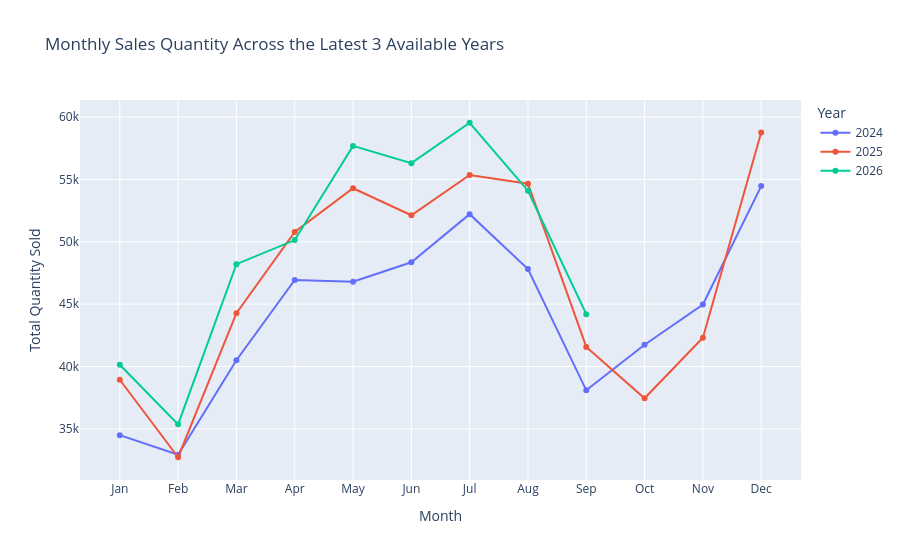

Notebook cell for this chart:
### Code cell
available_years = sorted(
    sales["Order_Date"].dropna().dt.year.unique()
)

selected_years = available_years[-3:]

sales_3y = sales[
    sales["Order_Date"].dt.year.isin(selected_years)
].copy()

monthly_quantity = (
    sales_3y.groupby(["Year", "Month_Number"], as_index=False)
    .agg(Quantity=("Quantity", "sum"))
)

# Missing months remain NaN so gaps are not mistaken for zero sales.
full_index = pd.MultiIndex.from_product(
    [selected_years, range(1, 13)],
    names=["Year", "Month_Number"]
)

monthly_quantity = (
    monthly_quantity.set_index(["Year", "Month_Number"])
    .reindex(full_index)
    .reset_index()
)

month_names = [
    "Jan", "Feb", "Mar", "Apr", "May", "Jun",
    "Jul", "Aug", "Sep", "Oct", "Nov", "Dec"
]

fig = px.line(
    monthly_quantity,
    x="Month_Number",
    y="Quantity",
    color="Year",
    markers=True,
    title="Monthly Sales Quantity Across the Latest 3 Available Years",
    labels={
        "Month_Number": "Month",
        "Quantity": "Total Quantity Sold",
        "Year": "Year"
    }
)

fig.update_xaxes(
    tickmode="array",
    tickvals=list(range(1, 13)),
    ticktext=month_names
)

fig.update_layout(
    xaxis_title="Month",
    yaxis_title="Total Quantity Sold"
)

fig.show()

### Figure 1 — Plotly figure (JSON) as saved in the notebook; plotly's stock layout.template omitted (floating-point values rounded to 4 significant figures)
{"data": [{"hovertemplate": "Year=2024<br>Month=%{x}<br>Total Quantity Sold=%{y}<extra></extra>", "legendgroup": "2024", "line": {"color": "#636efa", "dash": "solid"}, "marker": {"symbol": "circle"}, "mode": "lines+markers", "name": "2024", "orientation": "v", "showlegend": true, "type": "scatter", "x": [1, 2, 3, 4, 5, 6, 7, 8, 9, 10, 11, 12], "xaxis": "x", "y": [34500.0, 32920.0, 40500.0, 46940.0, 46800.0, 48360.0, 52210.0, 47810.0, 38090.0, 41740.0, 44970.0, 54460.0], "yaxis": "y"}, {"hovertemplate": "Year=2025<br>Month=%{x}<br>Total Quantity Sold=%{y}<extra></extra>", "legendgroup": "2025", "line": {"color": "#EF553B", "dash": "solid"}, "marker": {"symbol": "circle"}, "mode": "lines+markers", "name": "2025", "orientation": "v", "showlegend": true, "type": "scatter", "x": [1, 2, 3, 4, 5, 6, 7, 8, 9, 10, 11, 12], "xaxis": "x", "y": [38940.0, 32720.0, 44270.0, 50780.0, 54290.0, 52130.0, 55350.0, 54650.0, 41570.0, 37450.0, 42310.0, 58760.0], "yaxis": "y"}, {"hovertemplate": "Year=2026<br>Month=%{x}<br>Total Quantity Sold=%{y}<extra></extra>", "legendgroup": "2026", "line": {"color": "#00cc96", "dash": "solid"}, "marker": {"symbol": "circle"}, "mode": "lines+markers", "name": "2026", "orientation": "v", "showlegend": true, "type": "scatter", "x": [1, 2, 3, 4, 5, 6, 7, 8, 9, 10, 11, 12], "xaxis": "x", "y": [40140.0, 35360.0, 48200.0, 50140.0, 57680.0, 56300.0, 59540.0, 54090.0, 44200.0, NaN, NaN, NaN], "yaxis": "y"}], "layout": {"legend": {"title": {"text": "Year"}, "tracegroupgap": 0}, "title": {"text": "Monthly Sales Quantity Across the Latest 3 Available Years"}, "xaxis": {"anchor": "y", "domain": [0, 1], "tickmode": "array", "ticktext": ["Jan", "Feb", "Mar", "Apr", "May", "Jun", "Jul", "Aug", "Sep", "Oct", "Nov", "Dec"], "tickvals": [1, 2, 3, 4, 5, 6, 7, 8, 9, 10, 11, 12], "title": {"text": "Month"}}, "yaxis": {"anchor": "x", "domain": [0, 1], "title": {"text": "Total Quantity Sold"}}}}
